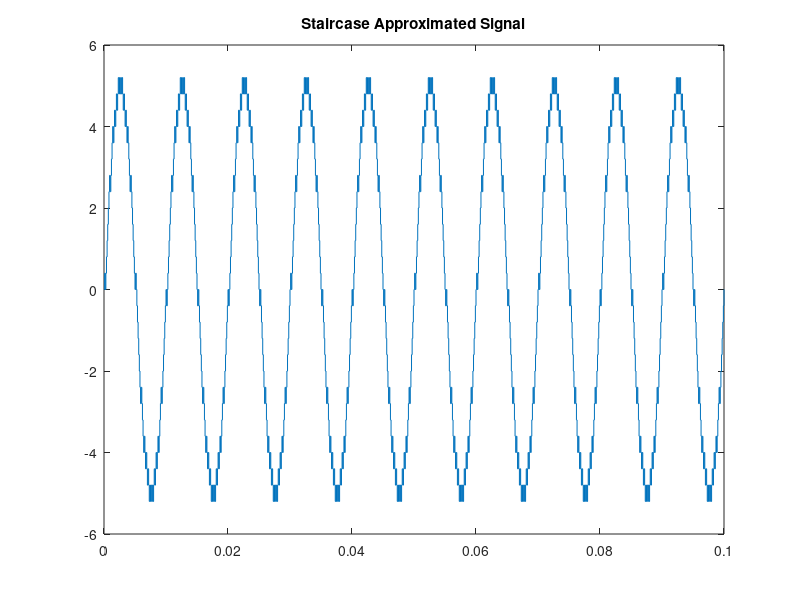
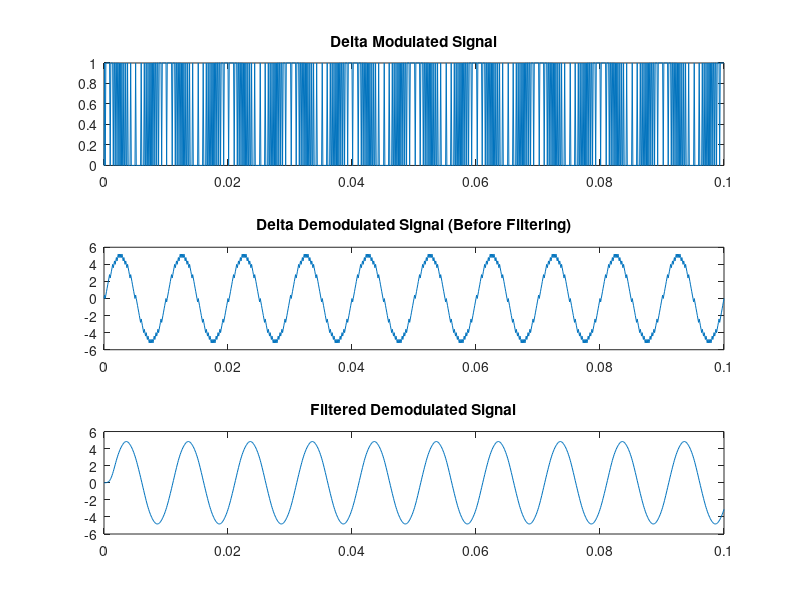

These figures' MATLAB source, in order:
clc;
clear all;
close all;
fs = 10000;
fm = 100;
t = 0:1/fs:1000/fs; % Time Duration = 1000/10000 = 0.1 second
x = 5*sin(2*pi*fm.*t); % Define Message Signal with peak voltage 5V and frequency 100Hz

plot(t, x);

y = [0]; % Output DM signal i.e. stream of 1 or 0
xr = 0; % Output of Integrator i.e. staircase approximation; initial value = 0
level = 0.4; % Stepsize


for i = 1:length(x)-1
if xr(i) <= x(i) % If current sample greater than the previous values or output of the integrator, output of DM = 1
d = 1;
xr(i+1) = xr(i) + level; % Staircase approximated value
else
d = 0;
xr(i+1) = xr(i) - level; % If current sample less than the previous values or output of the integrator, output of DM = 0
end
y = [y d];
end


stairs(t, xr); % Show the staircase approximated signal
title('Staircase Approximated Signal');


MSE = sum((x - xr).^2) / length(x); % Mean Squared Error (MSE)
disp(['Mean Squared Error (MSE): ', num2str(MSE)]);

figure;

% Delta Modulation
subplot(3, 1, 1);
plot(t,y); % Show the staircase approximated signal
title('Delta Modulated Signal');

% Delta Demodulation
subplot(3, 1, 2);
y_demod = [0];
xr_demod = 0;



for i = 2:length(y)
if y(i) == 1
xr_demod = xr_demod + level;
else
xr_demod = xr_demod - level;
end
y_demod = [y_demod xr_demod];
end

plot(t, y_demod);
title('Delta Demodulated Signal (Before Filtering)');





% Apply Low-Pass Filter
filter_order = 20;
lowpass_filter = fir1(filter_order, fm/(fs/2), 'low');
filtered_demod_signal = filter(lowpass_filter, 1, y_demod);




% Plot the filtered demodulated signal
subplot(3, 1, 3);
plot(t, filtered_demod_signal);
title('Filtered Demodulated Signal')